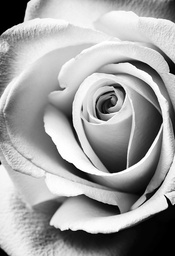
#> input picture 2/图像/flower.jpg, 175 x 256 px, shrunk from 682 x 999 before the run
$ python sourcecode.py
#> lines starting #> are read from the running program, lines starting #| are printed output that depends on the picture
# -*- coding: utf-8 -*-
"""
Spyder Editor

This is a temporary script file.
"""
from PIL import Image
import math
#=---------------------------------------------------------------
#Gauss function that used to generate gauss martix
def gauss(fc):
    li = []
    for i in range(0, 7):
        li.append([0,0,0,0,0,0,0])
    add2 = 0
    for i in range(0, 7):
        for j in range(0, 7):
            li[i][j] = 1/(2*math.pi*fc*fc)*math.exp(-((i - 3)**2 + (j - 3)**2)/(2*fc*fc))
            add2 = add2 + li[i][j]
    for i in range(0, 7):
        for j in range(0, 7):
            li[i][j] /= add2
    return li
#im:a temporary variable  to store the image got from a certain file
#im1:store result 1
#im2:store result 2
#in2:store the final result
im = Image.open("flower.jpg")
#> im is the input picture: PIL image 175x256 RGB; min 0, max 255, mean 161.8
im = im.convert('L')
#> im: PIL image 175x256 L
im1 = Image.new('L',im.size, 0)
#> im1: PIL image 175x256 L; every value is 0
im2 = Image.new('L',im.size, 0)
im3 = Image.new('L',im.size, 0)
#set variance to 1
fc = 1
#get 7*7 gauss martix
li = gauss(fc)
#temporary list to store the  output gray value
store = []
#calculate the gray value and temprorily store them into the list
for i in range(3, im.size[0] - 3):
    for j in range(3, im.size[1] - 3):
        temp = 0;
        for k in range(0, 7):
            for f in range(0, 7):
                temp += li[k][f] * im.getpixel((i - 3 + k, j - 3 + f))
        store.append(temp)
#> after the loop, store = 42250 items
#change the gray value of the image one by one
k = 0
for i in range(3, im.size[0] - 3):
    for j in range(3, im.size[1] - 3):
        im.putpixel((i, j), round(store[k]))
        k += 1
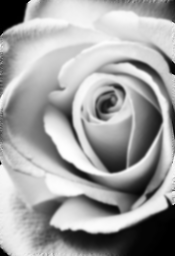
#> im: PIL image 175x256 L; min 0, max 254, mean 161.7
#> after the loop, k = 42250
im.save("re1.bmp")
#reset the variance and clear storage list
#the following are all the same as we have mentioned above
fc = 1.6
li = gauss(fc)
store = []
for i in range(3, im.size[0] - 3):
    for j in range(3, im.size[1] - 3):
        temp = 0;
        for k in range(0, 7):
            for f in range(0, 7):
                temp += li[k][f] * im.getpixel((i - 3 + k, j - 3 + f))
        store.append(temp)

k = 0
for i in range(3, im.size[0] - 3):
    for j in range(3, im.size[1] - 3):
        im.putpixel((i, j), round(store[k]))
        k += 1
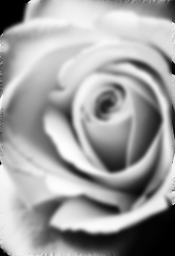
#> im: PIL image 175x256 L; min 0, max 254, mean 161.7
#> after the loop, k = 42250
im.save("re2.bmp")
#subtract the two image and get the final result
im1 = Image.open("re1.bmp")
im2 = Image.open("re2.bmp")
for i in range(0, im.size[0]):
    for j in range(0, im.size[1]):
        im3.putpixel((i, j), 255 - (im1.getpixel((i, j)) - im2.getpixel((i, j))) )
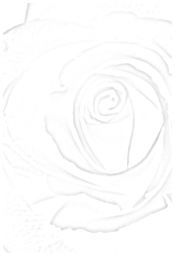
#> im3: PIL image 175x256 L; min 207, max 255, mean 252.6
im3.save("hahaha.bmp")
